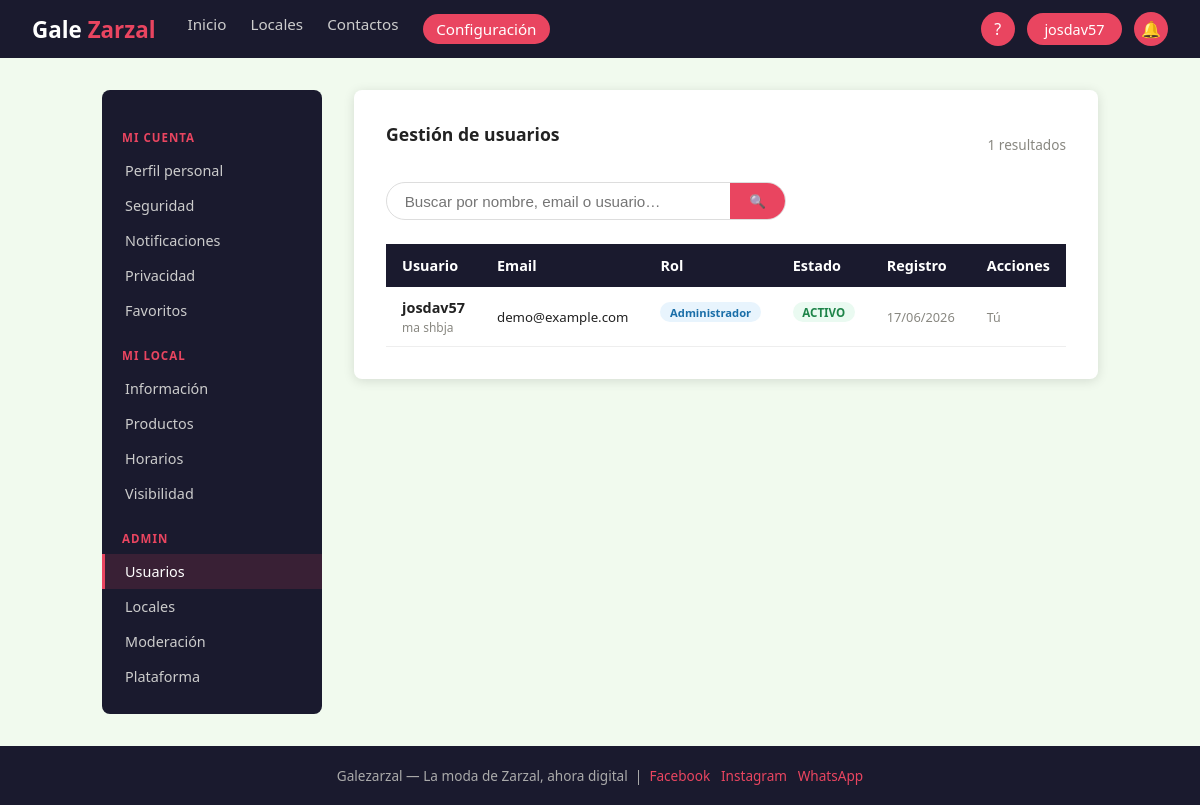
Page /admin/gestionarUsuarios.php (signed in) on the committed database.
### tables this page shows
CREATE TABLE `usuario` (
  `iduser` int(11) NOT NULL,
  `username` varchar(50) NOT NULL,
  `email` varchar(100) NOT NULL,
  `passwordHash` varchar(255) NOT NULL,
  `primerNombre` varchar(50) NOT NULL,
  `segundoNombre` varchar(50) DEFAULT NULL,
  `primerApellido` varchar(50) NOT NULL,
  `segundoApellido` varchar(50) DEFAULT NULL,
  `direccion` varchar(150) DEFAULT NULL,
  `celular` varchar(15) DEFAULT NULL,
  `idTipDocu` int(11) NOT NULL,
  `idRol` int(11) NOT NULL DEFAULT 1,
  `idOrigenUser` int(11) DEFAULT NULL,
  `fechaRegistro` datetime NOT NULL DEFAULT current_timestamp(),
  `estado` enum('activo','inactivo','suspendido') NOT NULL DEFAULT 'activo'
);

CREATE TABLE `rol` (
  `idRol` int(11) NOT NULL,
  `nomRol` varchar(30) NOT NULL,
  `describRol` varchar(100) DEFAULT NULL
);

### admin/gestionarUsuarios.php (the view, shortened to what this page needs)
<?php
$db = getDB();
$q  = trim($_GET['q'] ?? '');
$where = $q ? "WHERE u.primerNombre LIKE ? OR u.email LIKE ? OR u.username LIKE ?" : "";
$params = $q ? ["%$q%", "%$q%", "%$q%"] : [];
$st = $db->prepare(
    "SELECT u.*, r.nomRol FROM Usuario u
     JOIN Rol r ON r.idRol = u.idRol
     $where
     ORDER BY u.fechaRegistro DESC LIMIT 100"
);
$st->execute($params);
$usuarios = $st->fetchAll();
require_once __DIR__ . '/../includes/header.php';
?>
<div class="config-layout">
  <?php require_once __DIR__ . '/../configuracion/sidebar.php'; ?>
  <main class="config-main">
    <div class="config-panel">
      <div class="flex-between mb-2">
        <h2>Gestión de usuarios</h2>
        <span style="font-size:.85rem;color:var(--gris);"><?= count($usuarios) ?> resultados</span>
      </div>
      <form method="GET" style="margin-bottom:1.25rem;">
        <div class="buscador" style="max-width:400px;">
          <input type="text" name="q" placeholder="Buscar por nombre, email o usuario…"
                 value="<?= htmlspecialchars($q) ?>">
          <button type="submit">🔍</button>
        </div>
      </form>
      <div class="tabla-wrap">
        <table>
          <thead>
            <tr><th>Usuario</th><th>Email</th><th>Rol</th><th>Estado</th><th>Registro</th><th>Acciones</th></tr>
          </thead>
          <tbody>
          <?php foreach ($usuarios as $u): ?>
          <tr>
            <td><strong><?= htmlspecialchars($u['username']) ?></strong><br>
                <small style="color:var(--gris);"><?= htmlspecialchars($u['primerNombre'].' '.$u['primerApellido']) ?></small></td>
            <td style="font-size:.83rem;"><?= htmlspecialchars($u['email']) ?></td>
            <td><span class="card-badge badge-hombre" style="font-size:.7rem;"><?= htmlspecialchars($u['nomRol']) ?></span></td>
            <td><span class="card-badge badge-<?= $u['estado']==='activo' ? 'activo' : 'agotado' ?>">
              <?= strtoupper($u['estado']) ?></span></td>
            <td style="font-size:.8rem;color:var(--gris);"><?= date('d/m/Y', strtotime($u['fechaRegistro'] ?? 'now')) ?></td>
            <td>
              <?php if ((int)$u['iduser'] !== (int)$_SESSION['iduser']): ?>
              <form method="POST" style="display:flex;gap:.4rem;flex-wrap:wrap;">
                <input type="hidden" name="iduser" value="<?= $u['iduser'] ?>">
                <?php if ($u['estado'] === 'activo'): ?>
                  <button name="accion" value="inactivar" class="btn-gris btn-sm">Desactivar</button>
                <?php else: ?>
                  <button name="accion" value="activar" class="btn-outline btn-sm">Activar</button>
                <?php endif; ?>
                <?php if ($u['nomRol'] === 'Comprador'): ?>
                  <button name="accion" value="vendedor" class="btn-outline btn-sm">→ Vendedor</button>
                <?php endif; ?>
              </form>
              <?php else: ?>
                <span style="color:var(--gris);font-size:.78rem;">Tú</span>
              <?php endif; ?>
            </td>
          </tr>
          <?php endforeach; ?>
          </tbody>
        </table>
      </div>
    </div>
  </main>
</div>
<?php require_once __DIR__ . '/../includes/footer.php'; ?>

### assets/css/style.css (style rules this page uses)
:root { --rojo: #E94560; --oscuro: #1A1A2E; --crema: #F1FAEE; --blanco: #FFFFFF; --gris: #888780; --gris-l: #e8e8e8; --exito: #2ecc71; --alerta: #f39c12; --radio: 8px; --sombra: 0 2px 12px rgba(0,0,0,.12); }
*, *::before, *::after { box-sizing: border-box; margin: 0; padding: 0; }
html { scroll-behavior: smooth; }
body { font-family: 'Segoe UI', Arial, sans-serif; background: var(--crema); color: #222; min-height: 100vh; display: flex; flex-direction: column; }
.card-badge { display: inline-block; font-size: .72rem; padding: .15rem .6rem; border-radius: 12px; font-weight: 600; margin-bottom: .6rem; }
.badge-hombre { background: #e8f4fd; color: #1a6ea8; }
.badge-activo { background: #eafaf1; color: #1e8449; }
.tabla-wrap { overflow-x: auto; }
table { width: 100%; border-collapse: collapse; font-size: .9rem; }
thead { background: var(--oscuro); color: var(--blanco); }
thead th { padding: .75rem 1rem; text-align: left; font-weight: 600; }
tbody tr { border-bottom: 1px solid #eee; transition: background .15s; }
tbody td { padding: .65rem 1rem; }
.config-layout { display: flex; gap: 2rem; align-items: flex-start; padding: 2rem; max-width: 1100px; margin: 0 auto; }
.config-main { flex: 1; }
.config-panel { background: var(--blanco); border-radius: var(--radio); box-shadow: var(--sombra); padding: 2rem; }
.config-panel h2 { font-size: 1.1rem; font-weight: 700; margin-bottom: 1.25rem; }
.buscador { display: flex; border: 1.5px solid #ddd; border-radius: 25px; overflow: hidden; background: var(--blanco); margin-bottom: 1.5rem; }
.buscador input { flex: 1; border: none; padding: .6rem 1.1rem; outline: none; font-size: .95rem; background: transparent; }
.buscador button { background: var(--rojo); color: var(--blanco); border: none; padding: .6rem 1.2rem; cursor: pointer; }
.mb-2 { margin-bottom: 1rem; }
.flex-between { display: flex; justify-content: space-between; align-items: center; }

### rows in the picture
usuario: username "josdav57", primerNombre+primerApellido "ma shbja", email "demo@example.com", idRol.nomRol "Administrador", estado "ACTIVO", fechaRegistro "17/06/2026", shows "Tú"

### other values in the picture
$_nomUsuario "josdav57"
count($usuarios) "1"
